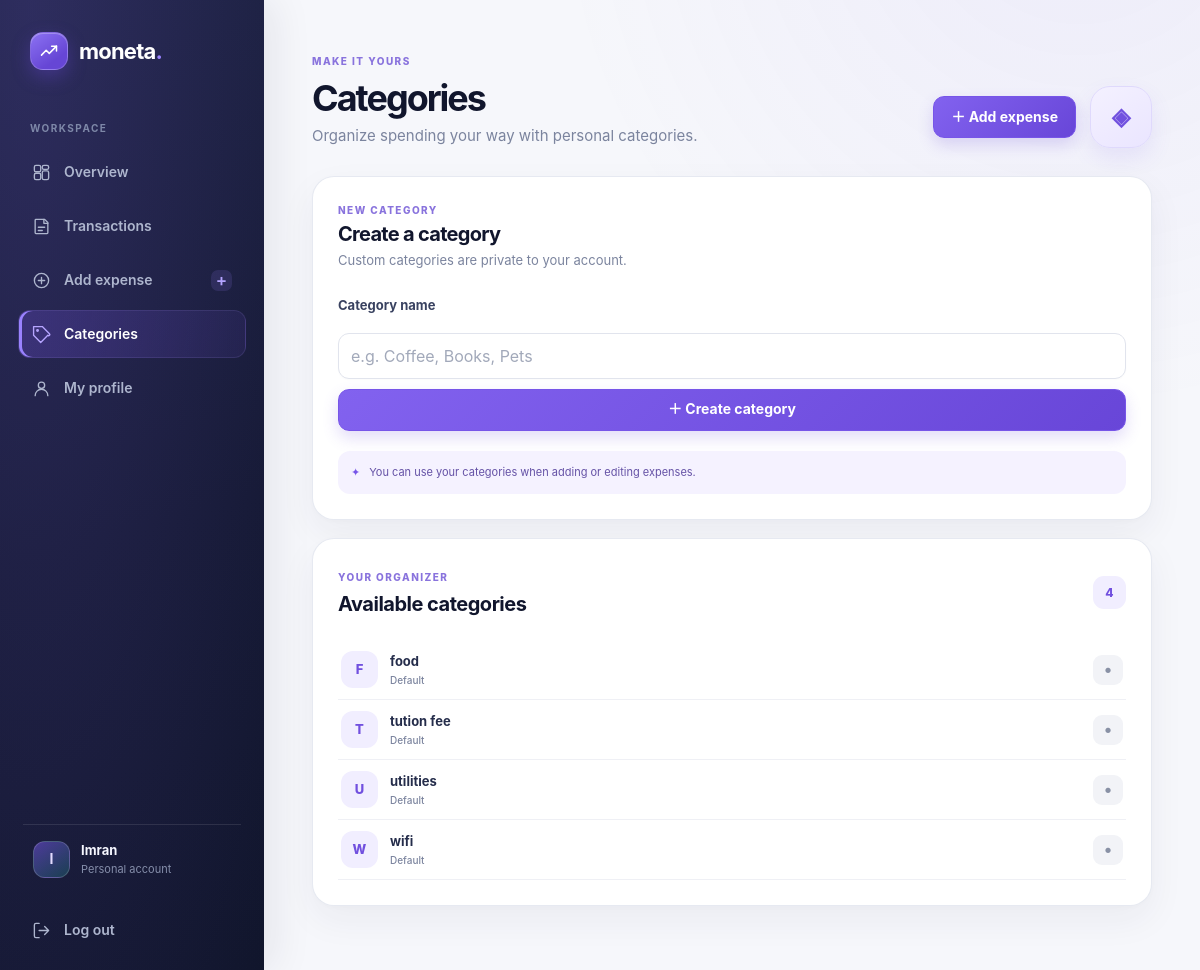
Screenshot of /categories/ (signed in) with the database file from the repository.
### myapp/models.py (models this page shows, shortened)
class Categories(models.Model):
    name = models.CharField(100,null=False,blank=False)
    user = models.ForeignKey(User, on_delete=models.CASCADE, null=True, blank=True, related_name="expense_categories")
    class Meta:
        ordering = ["name"]

### myapp/views.py (the view, shortened to what this page needs)
# urls.py: path('categories/',views.category_list,name='category_list'),
@login_required(login_url="login")
def category_list(request):
    context = {
        "categories": Categories.objects.filter(Q(user__isnull=True) | Q(user=request.user)),
        "custom_categories": Categories.objects.filter(user=request.user),
    }
    return render(request, "category_list.html", context)

### myapp/templates/category_list.html (shortened to what this page needs)
{% extends "base.html" %}
{% block content %}
<section class="page-heading"><div><span class="eyebrow">MAKE IT YOURS</span><h1>Categories</h1><p>Organize spending your way with personal categories.</p></div><div class="category-heading-actions"><a href="{% url 'expense_create' %}" class="btn btn-dark">＋ Add expense</a><span class="category-hero-icon" aria-hidden="true">◈</span></div></section>
<div class="category-management-grid">
  <section class="card category-create-card"><span class="eyebrow">NEW CATEGORY</span><h2>Create a category</h2><p>Custom categories are private to your account.</p><form method="post" class="category-create-form">{% csrf_token %}<label for="categoryName" class="form-label">Category name</label><input id="categoryName" class="form-control" name="name" maxlength="100" placeholder="e.g. Coffee, Books, Pets" required><button class="btn btn-dark" type="submit">＋ Create category</button></form><div class="category-note"><span>✦</span> You can use your categories when adding or editing expenses.</div></section>
  <section class="card category-manage-card"><div class="panel-heading"><div><span class="eyebrow">YOUR ORGANIZER</span><h2>Available categories</h2></div><span class="category-count">{{ categories|length }}</span></div>
    <div class="managed-category-list">
      {% for category in categories %}<div class="managed-category"><span class="managed-category-icon">{{ category.name|slice:":1"|upper }}</span><span class="managed-category-name">{{ category.name }}{% if not category.user_id %}<small>Default</small>{% else %}<small>Your category</small>{% endif %}</span>{% if category.user_id %}<form method="post" action="{% url 'category_delete' category.id %}" onsubmit="return confirm('Delete {{ category.name|escapejs }}? Existing expenses will be kept.');">{% csrf_token %}<button class="icon-delete" aria-label="Delete {{ category.name }}" title="Delete category">×</button></form>{% else %}<span class="locked-category" title="Default category">•</span>{% endif %}</div>{% empty %}<div class="empty-state"><p>No categories yet. Create your first one.</p></div>{% endfor %}
    </div>
  </section>
</div>
{% endblock %}

### myapp/templates/base.html (shortened to what this page needs)
{% load static %}
<!DOCTYPE html>
<html lang="en">
  <head>
    <link rel="stylesheet" href="{% static 'css/bootstrap.min.css' %}">
    <link rel="stylesheet" href="{% static 'css/animate.min.css' %}">
    <link rel="stylesheet" href="{% static 'css/app.css' %}">
  </head>
  <body>
    <aside class="app-sidebar" id="appSidebar" aria-label="Main navigation">
      <a class="brand sidebar-brand" href="{% url 'home' %}">
        <span class="brand-mark" aria-hidden="true">
          <svg viewBox="0 0 32 32"><path d="M6 21.5 12.2 15l4.2 4.2L26 9.5"/><path d="M19.5 9.5H26v6.5"/></svg>
        </span>
        <span>moneta<span class="brand-period">.</span></span>
      </a>
      <div class="sidebar-label">WORKSPACE</div>
      <nav class="sidebar-nav" aria-label="Workspace">
        {% if user.is_authenticated %}
          <a class="sidebar-link{% if request.resolver_match.url_name == 'home' %} is-active{% endif %}" href="{% url 'home' %}"{% if request.resolver_match.url_name == 'home' %} aria-current="page"{% endif %}>
            <svg viewBox="0 0 24 24" aria-hidden="true"><rect x="3" y="3" width="8" height="8" rx="2"/><rect x="13" y="3" width="8" height="5" rx="2"/><rect x="13" y="10" width="8" height="11" rx="2"/><rect x="3" y="13" width="8" height="8" rx="2"/></svg>
            <span>Overview</span>
          </a>
          <a class="sidebar-link" href="{% url 'expense_list' %}">
            <svg viewBox="0 0 24 24" aria-hidden="true"><path d="M8 3h8l4 4v13a1 1 0 0 1-1 1H5a1 1 0 0 1-1-1V4a1 1 0 0 1 1-1h3Z"/><path d="M15 3v5h5M8 13h8M8 17h5"/></svg>
            <span>Transactions</span>
          </a>
          <a class="sidebar-link{% if request.resolver_match.url_name == 'expense_create' %} is-active{% endif %}" href="{% url 'expense_create' %}"{% if request.resolver_match.url_name == 'expense_create' %} aria-current="page"{% endif %}>
            <svg viewBox="0 0 24 24" aria-hidden="true"><circle cx="12" cy="12" r="9"/><path d="M12 8v8M8 12h8"/></svg>
            <span>Add expense</span>
            <span class="nav-link-hint" aria-hidden="true">+</span>
          </a>
          <a class="sidebar-link{% if request.resolver_match.url_name == 'category_list' %} is-active{% endif %}" href="{% url 'category_list' %}"><svg viewBox="0 0 24 24" aria-hidden="true"><path d="M20 13 11 22l-9-9V2h11l9 9a1.4 1.4 0 0 1-2 2Z"/><circle cx="7" cy="7" r="1"/></svg><span>Categories</span></a>
          <a class="sidebar-link{% if request.resolver_match.url_name == 'profile' %} is-active{% endif %}" href="{% url 'profile' %}"><svg viewBox="0 0 24 24" aria-hidden="true"><circle cx="12" cy="8" r="4"/><path d="M4 21a8 8 0 0 1 16 0"/></svg><span>My profile</span></a>
        {% endif %}
      </nav>
      <div class="sidebar-bottom">
        {% if user.is_authenticated %}
          <div class="sidebar-account">
            <span class="account-avatar" aria-hidden="true">{{ user.username|slice:":1"|upper }}</span>
            <span class="account-copy">
              <span class="account-name">{{ user.first_name|default:user.username }}</span>
              <span class="account-caption">Personal account</span>
            </span>
          </div>
          <a class="sidebar-link sidebar-logout" href="{% url 'logout' %}">
            <svg viewBox="0 0 24 24" aria-hidden="true"><path d="M9 21H5a2 2 0 0 1-2-2V5a2 2 0 0 1 2-2h4M16 17l5-5-5-5M21 12H9"/></svg>
            <span>Log out</span>
          </a>
        {% endif %}
      </div>
    </aside>
    <main class="app-main" id="mainContent">
      <div class="main-content">
        {% block content %}
        {% endblock %}
      </div>
    </main>
  </body>
</html>

### rows the page displays
Categories: name "F", name "food", shows "Default"
Categories: name "T", name "tution fee", shows "Default"
Categories: name "U", name "utilities", shows "Default"
Categories: name "W", name "wifi", shows "Default"

### other values shown
{{ user.username|slice:":1"|upper }} "I"
{{ user.first_name|default:user.username }} "Imran"
{{ categories|length }} "4"
